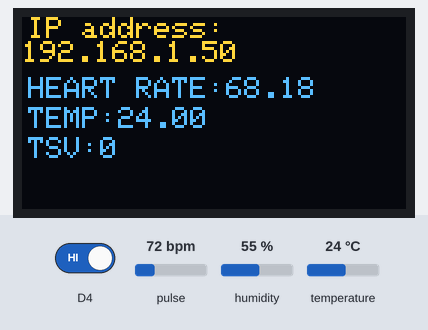
This sketch was run on a simulated ESP8266 (NodeMCU). On the bench: 128×64 one-colour display. Wiring (inferred from the names in the program): AHT10/20 sensor at I2C address 0x38. The inputs (shaded band) are chosen by the test bench; at power-on: pulse 72 bpm, D4 HIGH, temperature 24 °C, humidity 55 %. The OLED is the two-colour kind (top 16 rows yellow); WiFi joins after 1.5 s; servers stay silent unless stated; what the sketch prints to the serial monitor is not drawn.

Above: at 2.8 s.
2.9 s: pulse set to 100 bpm
At 5.0 s:
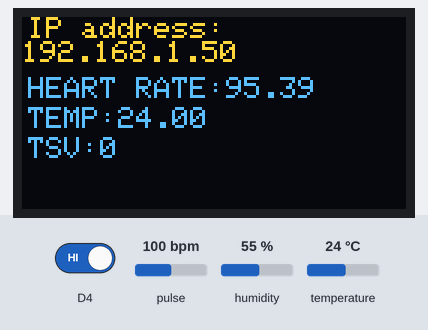
5.2 s: D4 driven LOW
At 7.7 s:
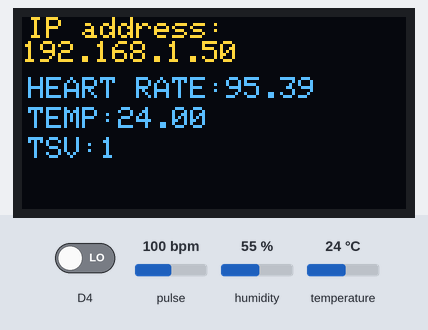
7.8 s: pulse set to 70 bpm
At 9.4 s:
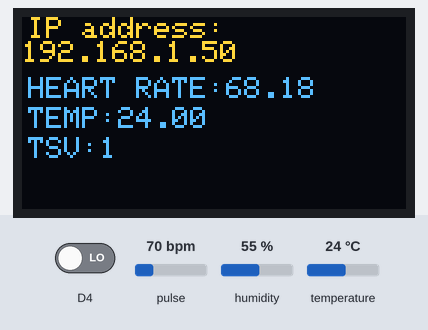
9.9 s: pulse set to 59 bpm
At 11.2 s:
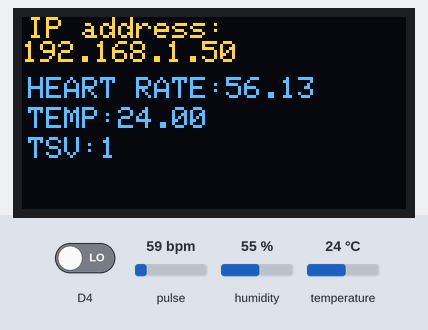
12.9 s: temperature set to 12 °C
At 15.0 s:
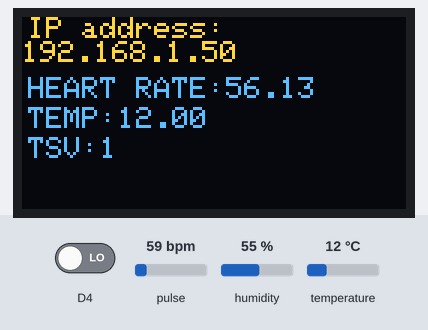
Timing chart, 0 to 16.1 s (numbered marks = the images above; inputs shaded):
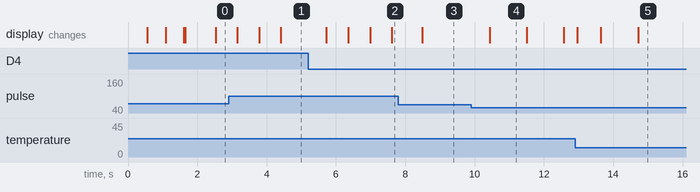

Measured:
- after the input at 2.9 s, the display: changes after 0.26 s (image 1)
- after the input at 5.2 s, the display: first changes after 0.53 s (image 2 shows a later state)
- after the input at 7.8 s, the display: changes after 0.69 s (image 3)
- after the input at 9.9 s, the display: changes after 0.54 s (image 4)
- after the input at 12.9 s, the display: changes after 0.06 s (image 5)

The sketch:

sketch_oct23a.ino
```cpp
/*
 * oled_infor
 * OLED显示连网信息
 */
#include <ESP8266WiFi.h>
#include <Wire.h>
#include <Adafruit_GFX.h>
#include <Adafruit_SSD1306.h>
#include "MAX30105.h"
#include "heartRate.h"
MAX30105 particleSensor;//Max10302地址
void oled_display(const char * str,int a ,int b);

const char* ssid     = "507507";//连接WIFI名(SSID)
const char* password = "507507507";//WIFI密码

uint8_t adress = 0x38; //传感器设备地址 默认7位2进制数
float T; float T_oled;
float RH;
int data[6];

//定义最多多少个client可以连接本server
#define MAX_SRV_CLIENTS 4
//创建server
WiFiServer server(8088);//端口号，随意修改，范围0-65535
//管理clients
WiFiClient serverClients[MAX_SRV_CLIENTS];

//心率变量申明
const byte RATE_SIZE = 4; //Increase this for more averaging. 4 is good.
byte rates[RATE_SIZE]; //Array of heart rates
byte rateSpot = 0;
long lastBeat = 0; //Time at which the last beat occurred
float beatsPerMinute;
int beatAvg;
//心率变量申明
Adafruit_SSD1306 oled(128, 64, &Wire,-1);
int wlan_flag = 0;//do

//舒适度参数
int confortable_num =  0 ;
void setup()
{
  Wire.begin();
  //启动server
  server.begin();
  Serial.begin(115200);
  oled.begin(SSD1306_SWITCHCAPVCC,0x3C);
  oled.setTextColor(WHITE);//开像素点发光
  oled.clearDisplay();//清屏
  wlan_flag=wlan_connect();
  Max10302_init();//初始化心率传感器
   pinMode(D4, INPUT);  // 将按钮引脚设置为输入模式
   attachInterrupt(digitalPinToInterrupt(D4), func1, CHANGE);//设置中断号、响应函数、触发方式
}

void loop() {
  NewClient();
  oled.clearDisplay();//清屏
  T_oled=AHT10_measure();//aht10传感器参数获取
  Max10302_measure();//获取心率传感参数
  oled_display(beatsPerMinute,T_oled);//oled展示函数
  oled.display(); // 开显示
  //信息发送给端口
  for (int i = 0; i < MAX_SRV_CLIENTS; i++) {
    if (serverClients[i] && serverClients[i].connected()) {
      serverClients[i].print(T_oled);
      serverClients[i].print(" ");
      serverClients[i].print(beatsPerMinute);
      serverClients[i].print(" ");
      serverClients[i].print(beatAvg);
      serverClients[i].println();
    }
  }
}


int wlan_connect(){
  //此段函数的目的是为了与WiF完成通信
  oled.setTextSize(1); //设置字体大小
  oled.setCursor(15, 5);//设置显示位置
  oled.println("WiFi Information");
  oled.setCursor(2, 20);//设置显示位置

  WiFi.begin(ssid,password);//启动网络连接
  int wlan_break=0;//这里设置中断变量，返回网络链接
  while (WiFi.status() != WL_CONNECTED)//检测网络是否连接成功,25s之后若还没连接，则设为连接失败
  {
    delay(500);
    wlan_break++;
    oled.print(".");//设置显示位置
    oled.display(); // 开显示
    if(wlan_break>=25){
      break;
    }
  }
  if(wlan_break>=25){
    return 0; //连接失败
  }
  else{
    return 1;//连接成功
  }
}

void oled_display(float a ,float b){
/*此函数目的是用来驱动oled显示*/
//a表示心率，b表示温度//
  oled.setTextSize(1); //设置字体大小
  oled.setCursor(2, 0);//设置显示位置
  oled.println("IP address:");
  oled.println(WiFi.localIP());

  oled.setCursor(2, 20);//设置显示位置
  oled.print("HEART RATE:");
  oled.print(a);

  oled.setCursor(2, 30);//设置显示位置
  oled.print("TEMP:");
  oled.print(b);

  oled.setCursor(2, 40);//设置显示位置
  oled.print("TSV:");
  oled.print(confortable_num);
  oled.display(); // 开显示
}

float AHT10_measure()
{
  //传感器参数测量函数，此函数目的主要是测量传感器获取的温度、湿度参数。
    Wire.beginTransmission(0x38);

    Wire.requestFrom(0x38, 6);

    while (Wire.available())
    {
        for (int i = 0; i < 6; i++)
        {
            data[i] = Wire.read();
            // Serial.println(data[i]);
        }

        if (data[0] & 0x08 == 0)
        {
            // Serial.println("进行初始化");
            // Serial.println(Wire.read());
            Wire.write(0xE1);
            Wire.write(0x08);
            Wire.write(0x00);
        }
        else
        {
            //Serial.println("不需要初始化");
            // Serial.println(Wire.read());
            Wire.write(0xAC);
            Wire.write(0x33);
            Wire.write(0x00);
            delayMicroseconds(75);


            if (data[0] & 0x80 == 0)
            {
                //Serial.println("需要等待完成");
                // Serial.println(Wire.read());
            }
            else
            {
                //Serial.println("不需要等待");
                // Serial.println(Wire.read());
            }
        }
    }
    Wire.endTransmission();
    RH = ((data[1] << 12) | (data[2] << 4)) | (data[3] >> 4);
    T = ((data[3] & 0x0f) << 16) | (data[4] << 8) | data[5];
    RH = (RH / pow(2, 20)) * 100;
    T = (T / pow(2, 20)) * 200 - 50;
    return T;
}

void Max10302_init(){
  //心率传感器初始化函数
   if (!particleSensor.begin(Wire, I2C_SPEED_FAST)) //Use default I2C port, 400kHz speed
  {
    //Serial.println("MAX30105 was not found. Please check wiring/power. ");
    while (1);
  }
  particleSensor.setup(); //Configure sensor with default settings
  particleSensor.setPulseAmplitudeRed(0x0A); //Turn Red LED to low to indicate sensor is running
  particleSensor.setPulseAmplitudeGreen(0); //Turn off Green LED
}

void Max10302_measure(){
  long irValue = particleSensor.getIR();
  long irValue_kalmanFilter=kalmanFilter(irValue);
  if (checkForBeat(irValue_kalmanFilter) == true) {
    //We sensed a beat!
    long delta = millis() - lastBeat;
    lastBeat = millis();

    beatsPerMinute = 60 / (delta / 1000.0);

    if (beatsPerMinute < 255 && beatsPerMinute > 20) {
      rates[rateSpot++] = (byte)beatsPerMinute; //Store this reading in the array
      rateSpot %= RATE_SIZE; //Wrap variable

      //Take average of readings
      beatAvg = 0;
      for (byte x = 0 ; x < RATE_SIZE ; x++)
        beatAvg += rates[x];
      beatAvg /= RATE_SIZE;
    }
  }
  Serial.print(" ");
  Serial.print(irValue_kalmanFilter);
  Serial.print(" ");
  Serial.print(irValue);
  Serial.print(" ");
  //Serial.print(", BPM=");
  Serial.print(beatsPerMinute);
   Serial.print(" ");
  //Serial.print(", Avg BPM=");
  Serial.print(beatAvg);
  Serial.println();
}


//检测新的client
void NewClient() {
  //检测是否有新的client请求进来
  if (server.hasClient()) {
    for (int i = 0; i < MAX_SRV_CLIENTS; i++) {
      //释放旧无效或者断开的client
      if (!serverClients[i] || !serverClients[i].connected()) {
        if (serverClients[i]) {
          serverClients[i].stop();
        }
        //分配最新的client
        serverClients[i] = server.available();
        //Serial.print("New client: ");
        //Serial.print(i);
        break;
      }
    }
  }
}

// 卡尔曼滤波
long kalmanFilter(long Z)
{
    static float K = 0.5;            // 卡尔曼增益
    static float P = 1;            // 估计误差协方差
    static const float Q = 0.0025; // 过程噪声协方差，值增大，动态响应变快，收敛稳定性变差，  Q控制误差，R控制响应速度
    static const float R = 0.2;    // 测量噪声协方差，传感器产生的噪声，值增大，动态响应变慢，收敛稳定性变好
    static float prevData = 0;

    P = P + Q;
    K = P / (P + R);
    Z = prevData + K * (Z - prevData);
    P = (1.0 - K) * P;
    prevData = Z;
    return Z;
}
//中断响应函数
ICACHE_RAM_ATTR void func1()
{
  //按键中断检测函数
   if (digitalRead(D4)==0) {    // 如果按钮按下
   if(confortable_num>=3){confortable_num = -4;}
    confortable_num++;                   // 计数器加1
    Serial.print("Button pressed. Count: ");
    Serial.println(confortable_num);
    delay(500);                // 等待200毫秒，避免连续多次计数
  }
}
```
